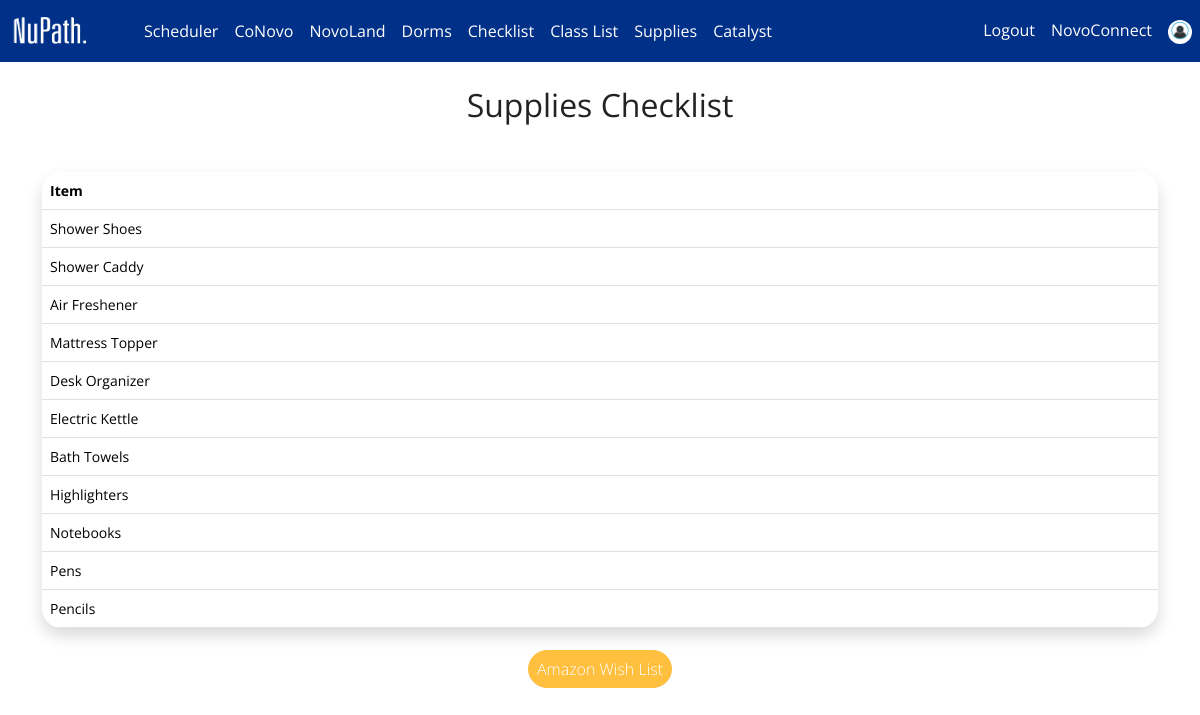
Screenshot of /supplies/ (signed in) with the database file from the repository.
### mainapp/models.py (models this page shows, shortened)
class Profile(models.Model):
    USER_YEARS_CHOICES = (
        ('Inbound', 'Inbound Novo'),
        ('Current', 'Current Novo'),
        ('Alum', 'Novo Alum'),
    )
    def user_directory_path(instance, filename):
        """
        Returns the directory path for uploading a file based on the user's username.

        Args:
            instance: The instance of the model where the file is being uploaded.
            filename: The original filename of the uploaded file.

        Returns:
            The directory path for uploading the file, in the format 'userprofiles/<username>/<filename>'.
        """
        return f'userprofiles/{instance.user.username}/{filename}'
    user = models.OneToOneField(User, on_delete=models.CASCADE) # grab user for profile
    bio = models.TextField(max_length=500, blank=True)  # bio for user
    user_years = models.CharField(max_length=20, choices=USER_YEARS_CHOICES, default='inbound') # user years for user
    location = models.CharField(max_length=30, blank=True) # location for user
    pets = models.CharField(max_length=30, blank=True) # pets for user
    interests = models.CharField(max_length=100, blank=True) # interests for user
    profile_picture = models.ImageField(upload_to=user_directory_path, null=True, blank=True, default='userprofiles/default.jpg') # profile picture for user
    classBadge = models.BooleanField(default=False)
    dormBadge = models.BooleanField(default=False)
    hamBadge = models.BooleanField(default=False)
    eventsBadge = models.BooleanField(default=False)
    facultyBadge = models.BooleanField(default=False)
    badgeScore = models.IntegerField(default=0)

class Supply(models.Model):
    name = models.CharField(max_length=100)
    description = models.TextField()

### mainapp/views.py (the view)
# urls.py: path('supplies/', views.supplies_list, name='supplies_list'),
def supplies_list(request):
    supplies = Supply.objects.all()
    return render(request, 'supplies.html', {'supplies': supplies})

### mainapp/templates/supplies.html (shortened to what this page needs)
{% extends 'base.html' %}
{% block content %}
{% load static %}
<div class="container mt-4">
    <h2 class="text-center"><strong> Supplies Checklist </strong></h2>
    <form method="POST" class="mb-4 mt-3">
        <table class="table mt-5 shadow" style="border-radius: 20px; overflow:hidden">
            <thead class="thead-dark">
                <tr>
                    <th>Item</th>
                </tr>
            </thead>
            <tbody>
                {% for supply in supplies %}
                <tr>
                    <td>{{ supply.name }}</td>
                </tr>
                {% endfor %}
            </tbody>
        </table>
        <div class="text-center">
            <h2><a href="https://www.amazon.com/hz/wishlist/ls/2NT9U5YO8EHBK?ref_=wl_share" target="_blank" class="btn btn-amazon rounded-pill mx-1 mt-1">Amazon Wish List</a></h2>
        </div>
    </form>
  </body>
{% endblock %}

### mainapp/templates/base.html (shortened to what this page needs)
<!DOCTYPE html>
<html lang="en">
<head>
    {% load static %}
    <link rel="stylesheet" href="{% static 'css/bootstrap_yeti.css' %}">
    <link href="{% static 'css/ncf_colors.css' %}" rel="stylesheet">
</head>
<body>
    {% if user.is_authenticated %}
    <nav class="navbar navbar-expand-lg navbar-light bg-primary">
        <a class="navbar-brand" href="{% url 'home' %}"><img class="img-fluid rounded-circle" style="width: 120px; height: 36px;" src="{% static 'images/clean.png' %}" alt="Profile"></a>
        <div class="collapse navbar-collapse" id="navbarNav">
            <ul class="navbar-nav">
                <li class="nav-item">
                    <a class="nav-link" href="{% url 'calendar' 'month' %}"><strong>Scheduler</strong></a>
                </li>
                <li class="nav-item">
                    <a class="nav-link" href="{% url 'conovo' %}"><strong>CoNovo</strong></a>
                </li>
                <li class="nav-item">
                    <a class="nav-link" href="{% url 'novoland' %}"><strong>NovoLand</strong></a>
                </li>
                <li class="nav-item">
                    <a class="nav-link" href="{% url 'dorms'%}"><strong>Dorms</strong></a>
                </li>
                <li class="nav-item">
                    <a class="nav-link" href="{% url 'reading-list' %}"><strong>Checklist</strong></a>
                </li>
                <li class="nav-item">
                    <a class="nav-link" href="{% url 'class_list' %}"><strong>Class List</strong></a>
                </li>
                <li class="nav-item">
                    <a class="nav-link" href="{% url 'supplies_list' %}"><strong>Supplies</strong></a>
                </li>
                <li class="nav-item">
                    <a class="nav-link" href="{% url 'catalyst' %}"><strong>Catalyst</strong></a>
                </li>
            </ul>
            <div class="collapse navbar-collapse justify-content-end" id="navbarNav">
                <ul class="navbar-nav">
                    <li class="nav-item">
                        {% if user.is_authenticated %}
                            <a class="nav-link" href="{% url 'logout' %}"><strong>Logout</strong></a>
                        {% endif %}
                    </li>
                    <li class="nav-item">
                        <a class="nav-link" href="https://novoconnect.ncf.edu/"><strong>NovoConnect</strong></a>
                    </li>
                    {% if user.is_authenticated %}
                    <li class="nav-item">
                            <a class="nav-link" id="profile" href="{% url 'profile' %}">
                            <img class="img-fluid rounded-circle" style="width: 24px; height: 24px;" src="{{ MEDIA_URL }}{{ user.profile.profile_picture.url }}" alt="Profile">
                            </a>
                    </li>
                    {%endif%}
                </ul>
            </div>
        </div>
    </nav>
    {% endif %}
    {% block content %}{% endblock %}
</body>
</html>

### mainapp/static/css/ncf_colors.css (style rules this page uses)
:root { --bs-primary: #003087; --bs-secondary: #7C2855; --bs-success: #ABAD23; --bs-info: #7BADF4; --bs-warning: #FFB73F; }
.navbar { background-color: var(--bs-primary); }
.navbar.bg-primary, .navbar.navbar-light.bg-primary { background-color: var(--bs-primary) !important; }
.navbar-light .navbar-nav .nav-link, .navbar-light .navbar-brand { color: #ffffff !important; }

### mainapp/templates/supplies.html (style rules this page uses)
td { text-align: left; vertical-align: middle; }
.btn-amazon { background-color: #FFBF3F; border-color: #FFBF3F; color: white; }

### rows the page displays
Supply: name "Shower Shoes"
Supply: name "Shower Caddy"
Supply: name "Air Freshener"
Supply: name "Mattress Topper"
Supply: name "Desk Organizer"
Supply: name "Electric Kettle"
Supply: name "Bath Towels"
Supply: name "Highlighters"
Supply: name "Notebooks"
Supply: name "Pens"
Supply: name "Pencils"
